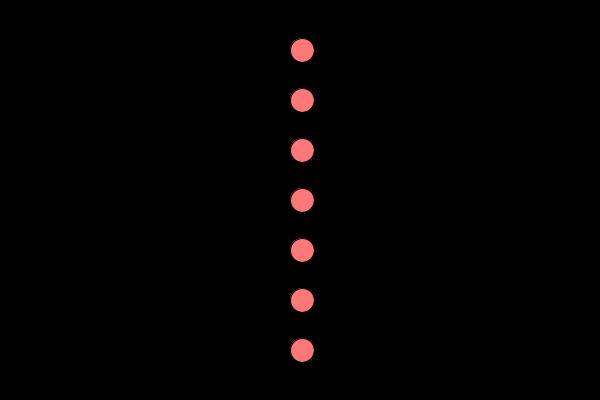
Frame 1 (no input)
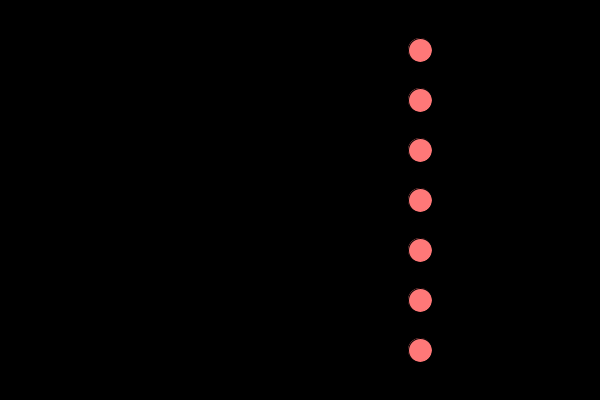
Frame 60 (the mouse pressed at the canvas centre just before this capture)
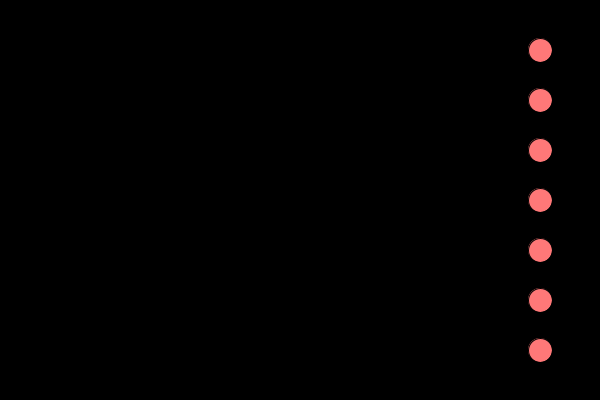
Frame 120 (the mouse held since frame 60 and released just before this capture)

The Processing sketch that drew these frames (run headless with seeded random() and noise(); from frame 60 on, the mouse is pressed at the canvas centre):

// Processing sketch: processing_111891
// ── processing_111891.pde

/* On the test, I was really having trouble with a particular 
 concept.  I knew how to use a loop to generate multiple instances
 of a particular object, but I was having trouble organizing my 
 code in a way in which all of these objects moved at the same time
 */

float x = 300;
float y = 50;
float w = 24;
float h = 24;
int ellipseNumber = 0;
int spacing = 50;
float xspeed = 2;

void setup() {
  size(600, 400);
  smooth();
}

void draw() {

  x = x + xspeed;                        //I need to tell stuff 
                                         //to move first
  if ((x > width - w/2) || (x < w/2)) {  
    xspeed = xspeed * -1;                //use conditions to 
  }                                      //change the movement up

  background(0);
  ellipseMode(CENTER);

  while (ellipseNumber < 7) {            //THEN I use a loop to 
    fill(255, 120, 120, 255);            //instatiate the objects
    ellipse(x, y, w, h);
    y = y + spacing;
    ellipseNumber++;
    }

y = 50;                                  //finally, I reset vars
ellipseNumber = 0;                       //to run loop again

}
